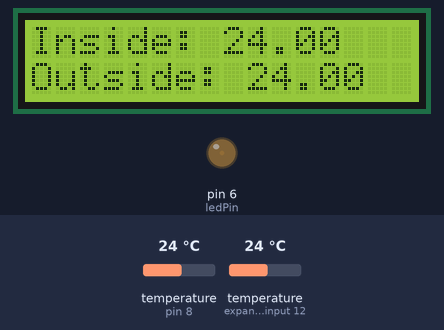
Bench run of a sketch on a simulated Arduino Uno, built with avr-gcc and run on an emulated ATmega328P. Shown: 16×2 character LCD, output pins drawn as LEDs (lit = HIGH). The test bench sets the inputs (shaded band); at power-on: temperature (sensors on pin 8, expander input 12) 24 °C.

Above: at 5.4 s.
5.5 s: temperature (sensor on pin 8) set to 12 °C
At 8.3 s:
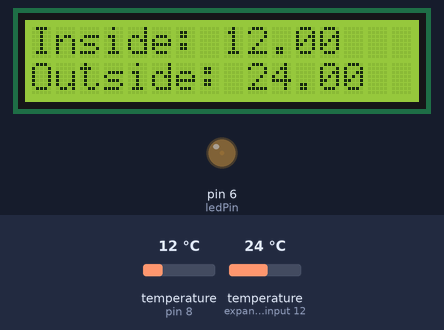
10.3 s: temperature (sensor on expander input 12) set to 12 °C
At 12.6 s:
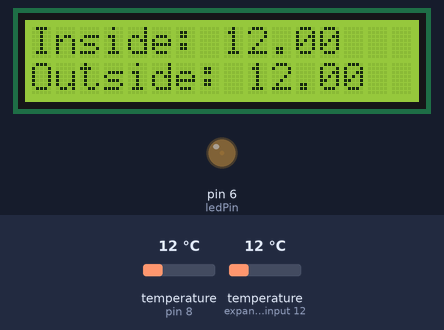
15.1 s: temperature (sensor on pin 8) set to 19 °C
At 18.8 s:
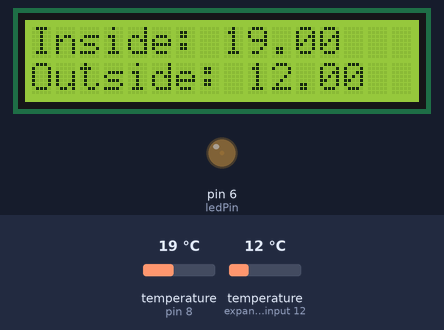
19.9 s: temperature (sensor on expander input 12) set to 19 °C
At 21.9 s:
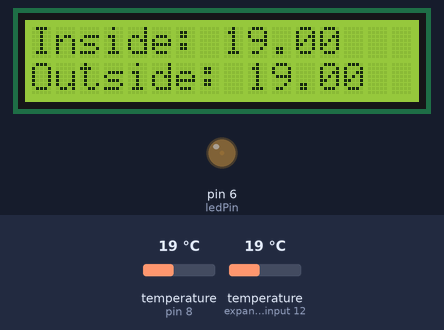
24.7 s: temperature (sensor on pin 8) set to 28 °C
At 28.2 s:
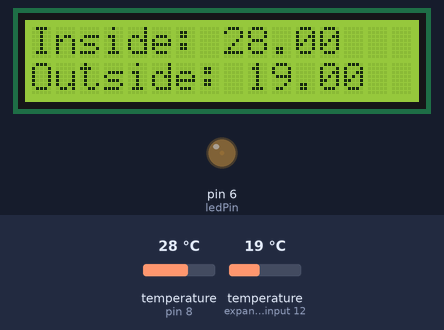
29.5 s: temperature (sensor on expander input 12) set to 28 °C
At 31.3 s:
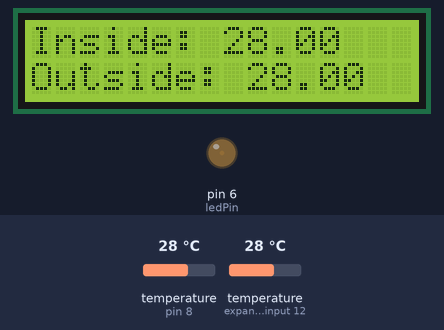
Timing chart, 0 to 32.8 s (numbered marks = the images above; inputs shaded):
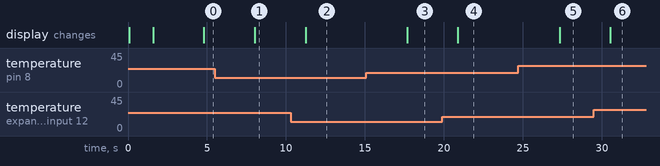

The sketch:

sketch_jul24a.ino
```cpp
#include <OneWire.h>
#include <DallasTemperature.h>
#include <LiquidCrystal.h>

LiquidCrystal lcd(12, 11, 10, 5, 4, 3, 2);

int ledPin = 6;
int fadeValue = 0;

#define ONE_WIRE_BUS 8

OneWire oneWire(ONE_WIRE_BUS);
 DallasTemperature sensors(&oneWire);

DeviceAddress insideThermometer = { 0x28, 0xAD, 0x81, 0x5F, 0x07, 0x00, 0x00, 0x36 };
DeviceAddress outsideThermometer = { 0x28, 0xBF, 0x45, 0x5F, 0x07, 0x00, 0x00, 0x3E };


void setup(void)
{
  sensors.begin();
  sensors.setResolution(insideThermometer, 10);
  sensors.setResolution(outsideThermometer, 10);
{
  pinMode(ledPin, OUTPUT);
  for (int fadeValue = 0 ; fadeValue <= 1; fadeValue += 1)
  analogWrite(ledPin, fadeValue);
  delay(1);
}
  lcd.begin(16,2);
  lcd.print("   ARDUTERMO");
  lcd.setCursor(0, 1);
  lcd.print("  V1.0 240716");
  delay(1500);
  lcd.clear();
}

  void printTemperature(DeviceAddress deviceAddress)
{
  float tempC = sensors.getTempC(deviceAddress);
  if (tempC == -127.00)
{
  lcd.print(" Error");
}
  else
{
  lcd.print(tempC);
}
}

  void loop(void)
{
  delay(3000);
  sensors.requestTemperatures();
    lcd.setCursor(0,0);
      lcd.print("Inside: ");
  printTemperature(insideThermometer);
    lcd.setCursor(0,1);
      lcd.print("Outside: ");
  printTemperature(outsideThermometer);
}
```

Measured:
- after the input at 5.5 s, the display: changes after 2.5 s (image 1)
- after the input at 10.3 s, the display: changes after 0.94 s (image 2)
- after the input at 15.1 s, the display: changes after 2.6 s (image 3)
- after the input at 19.9 s, the display: changes after 0.99 s (image 4)
- after the input at 24.7 s, the display: changes after 2.6 s (image 5)
- after the input at 29.5 s, the display: changes after 1.0 s (image 6)
